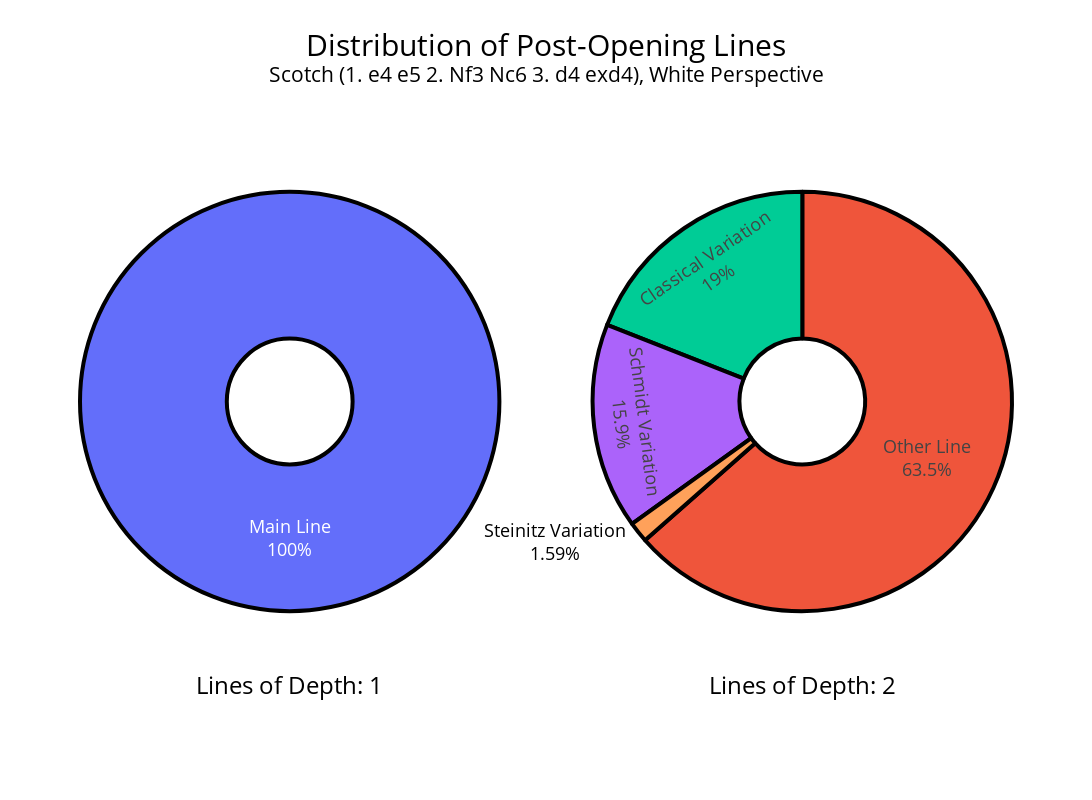

Notebook code cell kept with this figure:
### Markdown cell above
## Create Pie Chart to show distribution of various lines played.

### Code cell
depths = list(df.depth.unique())
specs = [[{'type':'domain'} for i in depths]]
subplot_titles = [f"Lines of Depth: {i}" for i in depths]
              
fig = go.Figure()
fig = make_subplots(rows=1, cols=len(depths), 
                    specs=specs, 
                    subplot_titles=subplot_titles)

for i in depths:
    labels = df[(df["depth"] == i)].line_name.to_list()
    values = df[(df["depth"] == i)].line_visits.to_list()
    fig.add_trace(go.Pie(labels=labels, values=values, hole=0.3), 1, i)

fig.update_traces(textinfo="label+percent", 
                  textfont_size=18,
                  textposition="auto",
                  marker=dict(line=dict(color="black", width=4)),
                  showlegend = False
                 )
fig.update_layout(title_text=f"Distribution of Post-Opening Lines<br><sup>{opening[1]} ({game_string(opening[0])}), {color} Perspective</sup>",
                  title_font_size=30,
                  title_x=0.5,
                  title_y=.93,
                  font=dict(size=18,color="black"),
                  width=1350,
                  height=800)
fig.layout.annotations[0].update(y=0, font=dict(size = 24))
fig.layout.annotations[1].update(y=0, font=dict(size = 24))
fig.show()

### Figure 1 — Plotly figure (JSON) as saved in the notebook; plotly's stock layout.template omitted (floating-point values rounded to 4 significant figures)
{"data": [{"domain": {"x": [0, 0.45], "y": [0, 1]}, "hole": 0.3, "labels": ["Main Line"], "marker": {"line": {"color": "black", "width": 4}}, "showlegend": false, "textfont": {"size": 18}, "textinfo": "label+percent", "textposition": "auto", "type": "pie", "values": [63]}, {"domain": {"x": [0.55, 1], "y": [0, 1]}, "hole": 0.3, "labels": ["Classical Variation", "Schmidt Variation", "Steinitz Variation", "Other Line"], "marker": {"line": {"color": "black", "width": 4}}, "showlegend": false, "textfont": {"size": 18}, "textinfo": "label+percent", "textposition": "auto", "type": "pie", "values": [12, 10, 1, 40]}], "layout": {"annotations": [{"font": {"size": 24}, "showarrow": false, "text": "Lines of Depth: 1", "x": 0.225, "xanchor": "center", "xref": "paper", "y": 0, "yanchor": "bottom", "yref": "paper"}, {"font": {"size": 24}, "showarrow": false, "text": "Lines of Depth: 2", "x": 0.775, "xanchor": "center", "xref": "paper", "y": 0, "yanchor": "bottom", "yref": "paper"}], "font": {"color": "black", "size": 18}, "height": 800, "title": {"font": {"size": 30}, "text": "Distribution of Post-Opening Lines<br><sup>Scotch (1. e4 e5 2. Nf3 Nc6 3. d4 exd4), White Perspective</sup>", "x": 0.5, "y": 0.93}, "width": 1350}}
